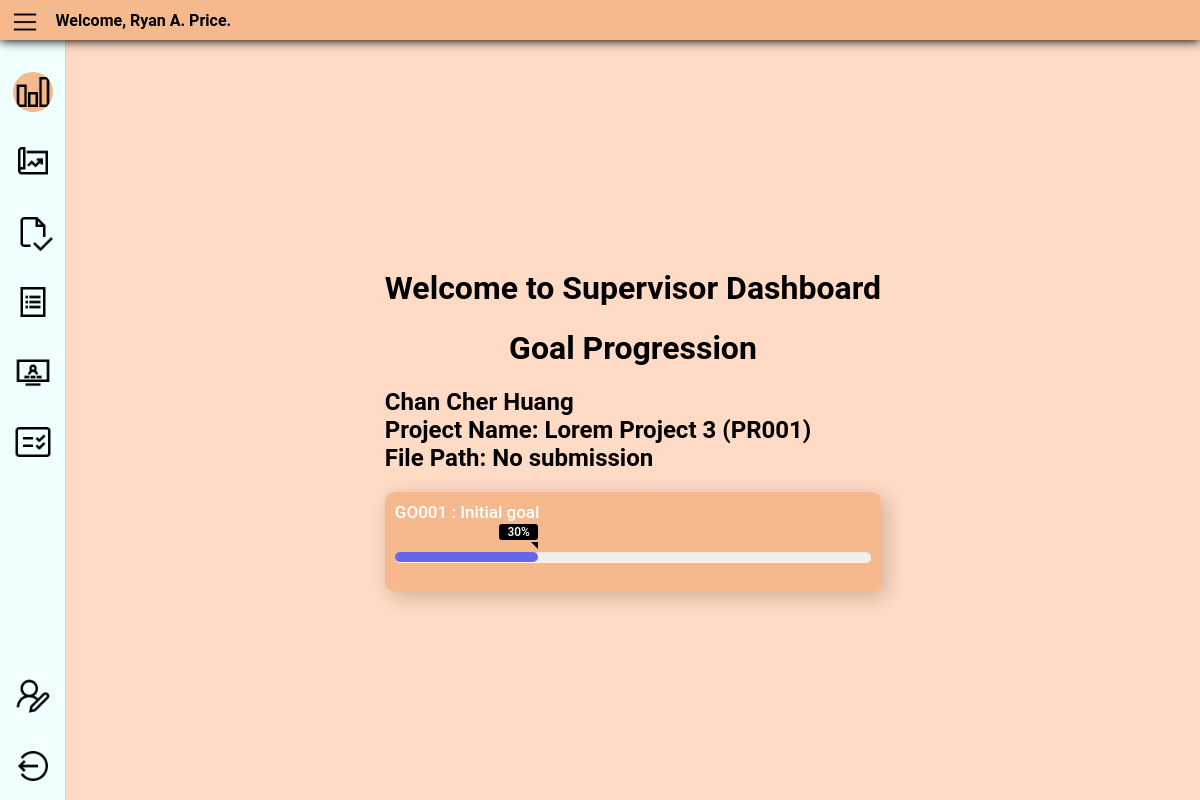
/supervisor/dashboard.php (signed in), run on the app's committed database.
### tables this page shows
CREATE TABLE `Supervisor` (
  `SUPERVISOR_ID` varchar(10) NOT NULL,
  `NAME` varchar(90) DEFAULT NULL,
  `PASSWORD` varchar(70) NOT NULL,
  `AGE` decimal(10,0) DEFAULT NULL,
  `EMAIL` varchar(80) DEFAULT NULL,
  `PROFESSION` varchar(100) DEFAULT NULL,
  `ISVERIFIED` bit(1) DEFAULT NULL
);

CREATE TABLE `Project` (
  `PROJ_ID` char(5) NOT NULL,
  `NAME` varchar(90) DEFAULT NULL,
  `DESCRIPTION` varchar(1000) DEFAULT NULL,
  `STUDENT_ID` varchar(20) DEFAULT NULL,
  `SUPERVISOR_ID` varchar(20) DEFAULT NULL,
  `BACKUP_DESCRIPTION` varchar(1000) DEFAULT NULL,
  `APPROVED_SUPERVISOR` bit(1) DEFAULT NULL,
  `APPROVED_ADMIN` bit(1) DEFAULT NULL
);

CREATE TABLE `Student` (
  `STUDENT_ID` varchar(10) NOT NULL,
  `NAME` varchar(90) DEFAULT NULL,
  `PASSWORD` varchar(70) NOT NULL,
  `AGE` decimal(10,0) DEFAULT NULL,
  `EMAIL` varchar(80) DEFAULT NULL,
  `ISVERIFIED` bit(1) DEFAULT NULL
);

CREATE TABLE `Goal` (
  `GOAL_ID` char(5) NOT NULL,
  `NAME` varchar(90) DEFAULT NULL,
  `PERCENTAGE` decimal(3,2) DEFAULT NULL,
  `DESCRIPTION` varchar(1000) DEFAULT NULL,
  `PROJ_ID` char(5) NOT NULL,
  `STUDENT_ID` varchar(20) DEFAULT NULL
);

### src/functions.php (called while the page is built, shortened)
<?php
function getSupervisorDatabySupervisorID($con, $supervisorID)
{
    $getSupervisorName_query = $con->prepare("SELECT * FROM Supervisor where SUPERVISOR_ID = ?");
    $getSupervisorName_query->bind_param("s", $supervisorID);
    $getSupervisorName_query->execute();
    $getSupervisorName_query_result = $getSupervisorName_query->get_result();
    return mysqli_fetch_assoc($getSupervisorName_query_result);
}
function checkLogin($con)
{
    if (isset($_SESSION['SUPERVISOR_ID'])) {
        $supervisor_id = $_SESSION['SUPERVISOR_ID'];
        $login_check_query_result = getSupervisorDatabySupervisorID($con, $supervisor_id);
        if ($login_check_query_result) {
            return $login_check_query_result;
        }
    } else if (isset($_SESSION['STUDENT_ID'])) {
        $student_id = $_SESSION['STUDENT_ID'];
        $login_check_query_result = getStudentDatabyStudentID($con, $student_id);
        if ($login_check_query_result) {
            return $login_check_query_result;
        }
    }
    die;
}

### supervisor/dashboard.php (the view, shortened to what this page needs)
<?php
require("../src/functions.php");
require("../src/database.php");
$user_data = checkLogin($con);
?>
<!DOCTYPE html>
<html lang="en">
<head>
    <link rel="stylesheet" href="css/supervisor_dashboard.css" />
    <link rel="stylesheet" href="css/sidebar_header.css" />
</head>
<body>
    <header class="header">
        <img class="menu-icon" src="../src/icon/menu_128px.png" alt="menu icon" title="Menu">
        <div class="welcome-msg">
            Welcome, <?php echo $user_data['NAME'] ?>.
        </div>
    </header>
    <div class="container">
        <div class="sidebar">
            <div class="middle-sidebar">
                <ul class="sidebar-item-list">
                    <li>
                        <a><img class="sidebar-item selected" src="../src/icon/goal_progress_128px.png" alt="goal setting & progress setting icon" title="Goal Setting & Progress Setting"></a>
                    </li>
                    <li>
                        <a href="project_proposal_management.php"><img class="sidebar-item" src="../src/icon/project_proposal_management_128px.png" alt="project proposal management icon" title="Project Proposal Management"></a>
                    </li>
                    <li>
                        <a href="project_proposal_approval.php"><img class="sidebar-item" src="../src/icon/approve_student_project.png" alt="project planning icon" title="Project Planning"></a>
                    </li>
                    <li>
                        <a href="student-to-project_assignment.php"><img class="sidebar-item" src="../src/icon/student-to-project_assignment_128px.png" alt="student-to-project assignment icon" title="Student-To-Project Assignment"></a>
                    </li>
                    <li>
                        <a href="meeting_management.php"><img class="sidebar-item" src="../src/icon/meeting_management_128px.png" alt="meeting management icon" title="Meeting Management"></a>
                    </li>
                    <li>
                        <a href="mark_sheets.php"><img class="sidebar-item" src="../src/icon/marking_128px.png" alt="marking icon" title="Mark Sheets"></a>
                    </li>
                </ul>
            </div>
            <div class="bottom-sidebar">
                <ul class="sidebar-item-list">
                    <li>
                        <a href="editProfile.php"><img class="sidebar-item" src="../src/icon/edit_profile_128px.png" alt="edit profile icon" title="Edit Profile"></a>
                    </li>
                    <li>
                        <a href="../src/logout.php"><img class="sidebar-item" src="../src/icon/logout_128px.png" alt="logout icon" title="Logout"></a>
                    </li>
                </ul>
            </div>
        </div>
        <div class="content">
            <div class="goal-progress-box">
                <h1>Welcome to Supervisor Dashboard</h1>
                <h1>Goal Progression</h1>
                <?php
                $supervisorID = $_SESSION['SUPERVISOR_ID'];
                $index = 0;
                $query = "SELECT Student.STUDENT_ID,Project.PROJ_ID,Student.NAME as SName,Project.NAME as PName from Student join Project where Project.STUDENT_ID = Student.STUDENT_ID and Project.SUPERVISOR_ID = ? and Project.APPROVED_SUPERVISOR = 1 and Project.APPROVED_ADMIN = 1";
                $getStudentList_query = $con->prepare($query);
                $getStudentList_query->bind_param("s", $supervisorID);
                $getStudentList_query->execute();
                $getStudentList_query_result = $getStudentList_query->get_result();
                $con->next_result();
                if ($getStudentList_query_result && mysqli_num_rows($getStudentList_query_result) > 0) {
                    while ($studentList = $getStudentList_query_result->fetch_assoc()) {
                        $query = "SELECT *,Goal.NAME as GNAME,Project.NAME as PNAME FROM Goal JOIN
                    Project on Goal.Proj_id = Project.Proj_id
                    where SUPERVISOR_ID = ? and Goal.STUDENT_ID = ? order by Goal.STUDENT_ID;";
                        $getStudentGoals_query = $con->prepare($query);
                        $getStudentGoals_query->bind_param("ss", $supervisorID, $studentList['STUDENT_ID']);
                        $getStudentGoals_query->execute();
                        $getStudentGoals_query_result = $getStudentGoals_query->get_result();
                        $con->next_result();
                        $markData = getMarkDatabyStudentID($con, $studentList['STUDENT_ID']);
                        $studentName = $studentList['SName'];
                        $projectName = $studentList['PName'];
                        $projectID = $studentList['PROJ_ID'];
                        echo ("
                            <h2>
                                " . $studentName . "<br>
                                Project Name: " . $projectName . " (" . $projectID . ") <br>
                                File Path: " . (isset($markData['PATH']) ? $markData['PATH'] : "No submission") . "
                            </h2>
                        ");
                        if ($getStudentGoals_query_result && mysqli_num_rows($getStudentGoals_query_result) > 0) {
                            while ($goalList = $getStudentGoals_query_result->fetch_assoc()) {
                                $goalID = $goalList['GOAL_ID'];
                                $goalDescription = $goalList['GNAME'];
                                $goalPercentage = $goalList['PERCENTAGE'] * 100;
                                $goalPercentage .= "%";
                                echo ("
                                <div class = 'goal'>
                                    <div class='bar'>
                                        <div class='info'>
                                            <span>" . $goalID . " : " . $goalDescription . "</span>
                                        </div>
                                        <div class='progress-line GoalDescription' >
                                            <span style='width: " . $goalPercentage . "'></span>
                                            <script>
                                                try{
                                                    let box = document.getElementsByClassName('progress-line GoalDescription');
                                                    let span = box.item(" . $index . ").querySelector('span');
                                                    span.setAttribute('afterBack','" . $goalPercentage . "');
                                                }catch(err){
                                                    span = box.item(" . $index . ").querySelector('span');
                                                    span.setAttribute('afterBack','" . $goalPercentage . "');
                                                }
                                            </script>
                                        </div>
                                    </div>
                                </div>
                            ");
                                $index++;
                            }
                        } else {
                            echo ("
                                <div class = 'goal'>
                                    <h2>NO GOALS</h2>
                                </div>
                            ");
                        }
                    }
                } else {
                    echo ("
                        <div class = 'goal' style='box-shadow:none'>
                            <h2 style='text-align:center'>NO PROJECTS/GOALS</h2>
                        </div>
                    ");
                }
                ?>
            </div>
        </div>
    </div>
</body>
</html>

### supervisor/css/supervisor_dashboard.css (style rules this page uses)
.content { width: 100%; font-family: "Roboto", Verdana, Arial, sans-serif; justify-content: center; }
.goal-progress-box { align-content: center; }
.goal-progress-box h1 { text-align: center; }
.goal-progress-box .bar { margin: 20px 0; }
.goal-progress-box .bar:first-child { margin-top: 0px; }
.goal-progress-box .bar .info { margin: 0 0 30px 0; }
.goal-progress-box .bar .info span { font-weight: 500; font-size: 17px; opacity: 0; animation: showText 0.5s 1s linear forwards; }
.goal-progress-box .bar .progress-line { height: 10px; width: 100%; background: #f0f0f0; position: relative; transform: scaleX(0); transform-origin: left; border-radius: 10px; box-shadow: inset 0 1px 1px rgba(0, 0, 0, 0.05), 0 1px rgba(255, 255, 255, 0.8); animation: animate 1s cubic-bezier(1, 0, 0.5, 1) forwards; }
.bar .progress-line span { height: 100%; position: absolute; border-radius: 10px; transform: scaleX(0); transform-origin: left; background: #6665ee; animation: animate 1s 1s cubic-bezier(1, 0, 0.5, 1) forwards; }
.progress-line span::before { position: absolute; content: ""; top: -10px; right: 0; height: 0; width: 0; border: 7px solid transparent; border-bottom-width: 0px; border-right-width: 0px; border-top-color: #000; opacity: 0; animation: showText2 0.5s 1.5s linear forwards; }
.progress-line span::after { position: absolute; top: -28px; right: 0; font-weight: 500; background: #000; color: #fff; padding: 1px 8px; font-size: 12px; border-radius: 3px; opacity: 0; animation: showText2 0.5s 1.5s linear forwards; }
.progress-line.GoalDescription span::after { content: attr(afterBack); }
.goal { box-shadow: 5px 5px 20px rgba(0, 0, 0, 0.2); border-radius: 10px; padding: 10px; background-color: var(--containerColour); color: white; }

### supervisor/css/sidebar_header.css (style rules this page uses)
:root { --bodyColour: #ffdac4; --containerColour: #f6b98e; --DarkercontainerColour: #ff8834; --shadowColour: #b14b02; --headerHeight: 40px; }
body { font-family: "Roboto", Verdana, Arial, sans-serif; background-color: var(--bodyColour); margin: 0; }
.header { background-color: var(--containerColour); position: sticky; top: 0; display: flex; height: var(--headerHeight); box-shadow: 0 1px 10px black; align-items: center; z-index: 9999; }
.menu-icon { width: 30px; height: 30px; padding-top: 0.3em; padding-left: 0.6em; }
.sidebar { flex-shrink: 0; overflow: hidden; background-color: azure; width: 65px; border-right: 1px solid lightgrey; display: flex; flex-direction: column; position: sticky; height: calc(100vh - var(--headerHeight)); left: 0; top: var(--headerHeight); }
.middle-sidebar { width: 100%; flex-grow: 1; overflow-y: auto; overflow-x: hidden; margin: 1rem 0; }
.bottom-sidebar { width: 100%; }
.container { display: flex; }
.sidebar-item-list { list-style: none; display: flex; flex-direction: column; align-items: center; margin: 0; padding: 0; }
.sidebar-item { width: 40px; height: 40px; margin-top: 1rem; margin-bottom: 10px; }
.content { display: flex; margin: 2rem; }
.welcome-msg { display: inline; padding-left: 1rem; font-weight: bold; }
.sidebar-item.selected { background-color: var(--containerColour); border-radius: 100px; }

### data on the page
supervisor: NAME "Ryan A. Price"
project: STUDENT_ID.NAME "Chan Cher Huang", NAME "Lorem Project 3", PROJ_ID "PR001"
goal: GOAL_ID "GO001", NAME "Initial goal", PERCENTAGE 0.3 (drawn)
